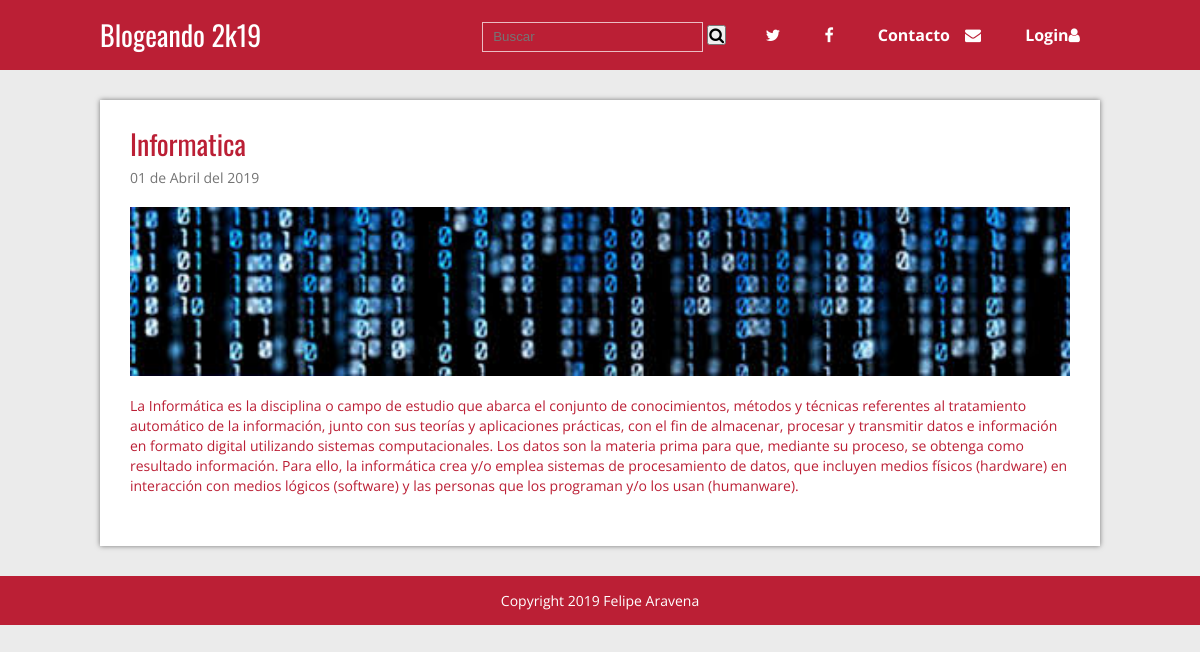
/blog/single.php?id=2, run on the app's committed database.
### tables this page shows
CREATE TABLE `articulos` (
  `id` int(11) NOT NULL,
  `titulo` varchar(200) NOT NULL,
  `extracto` varchar(200) NOT NULL,
  `fecha` timestamp NOT NULL DEFAULT CURRENT_TIMESTAMP,
  `texto` text NOT NULL,
  `thumb` varchar(50) NOT NULL
);

### blog/single.php (called while the page is built, shortened)
<?php
require 'admin/config.php';
require 'functions.php';
$conexion = conexion($bd_config);
$id_articulo = id_articulo($_GET['id']);
$post = obtener_post_por_id($conexion, $id_articulo);
$post = $post[0];
require 'views/single.view.php';
?>

### blog/functions.php (called while the page is built, shortened)
<?php
function limpiarDatos($datos){
	$datos = trim($datos);
	$datos = stripslashes($datos);
	$datos = htmlspecialchars($datos);
	return $datos;
}
function obtener_post_por_id($conexion, $id){
	$resultado = $conexion->query("SELECT * FROM articulos WHERE id = $id LIMIT 1");
	$resultado = $resultado->fetchAll();
	return ($resultado) ? $resultado : false;
}
function id_articulo($id){
	return (int)limpiarDatos($id);
}
function fecha($fecha){
	$timestamp = strtotime($fecha);
	$meses = ['Enero', 'Febrero', 'Marzo', 'Abril', 'Mayo', 'Junio', 'Julio', 'Agosto', 'Septiembre', 'Octubre', 'Noviembre', 'Diciembre'];
	$dia = date('d', $timestamp);
	$mes = date('m', $timestamp) - 1;
	$year = date('Y', $timestamp);
	$fecha = $dia . ' de ' . $meses[$mes] . ' del ' . $year;
	return $fecha;
}
?>

### blog/views/single.view.php (the view)
<?php
require 'header.php';
 ?>
	<div class="contenedor">
		<div class="post">
			<article>
				<h2 class="titulo"><?php echo $post['titulo']; ?></h2>
				<p class="fecha"><?php echo fecha($post['fecha']); ?></p>
				<div class="thumb">
						<img src="<?php echo RUTA; ?>/imagenes/<?php echo $post['thumb']; ?>" alt="<?php echo $post['titulo']; ?>">
				</div>
				<p class="extracto"><?php echo nl2br($post['texto']); ?></p>
			</article>
		</div>
	</div>
<?php require 'footer.php' ?>

### blog/css/estilos.css (style rules this page uses)
* { margin: 0; padding: 0; -webkit-box-sizing: border-box; -moz-box-sizing: border-box; box-sizing: border-box; }
body { font-size: 16px; font-family: 'Open Sans', sans-serif; background: #ebebeb; }
h1, h2, h3, h4, h5, h6 { font-family: "Oswald", Arial, Sans-serif; font-weight: normal; }
.contenedor { max-width: 1000px; width: 90%; margin: auto; }
.post { width: 100%; background: #fff; box-shadow: 0px 0px 5px rgba(0,0,0, .5); margin-bottom: 30px; padding: 30px; }
.post article .titulo { font-family: "Oswald", Arial, Sans-serif; font-size: 28px; font-weight: normal; line-height: 28px; margin-bottom: 10px; }
.post article .fecha { color:#747474; font-size: 14px; margin-bottom: 20px; }
.post article .thumb { margin-bottom: 20px; }
.post article .thumb img { vertical-align: top; width: 100%; }
.post article .extracto { font-size: 14px; line-height: 20px; margin-bottom: 20px; }

### data on the page
articulos: titulo "Informatica", fecha "01 de Abril del 2019", thumb (picture), texto "La Informática es la disciplina o campo de estudio que abarca el conjunto de conocimientos, métodos y técnicas referentes al tratamiento automático de la información, junto con sus teorías y aplicaciones prácticas, con el fin de almacenar, procesar y transmitir datos e información en formato digital utilizando sistemas computacionales. Los datos son la materia prima para que, mediante su proceso, se obtenga como resultado información. Para ello, la informática crea y/o emplea sistemas de procesamiento de datos, que incluyen medios físicos (hardware) en interacción con medios lógicos (software) y las personas que los programan y/o los usan (humanware)."
